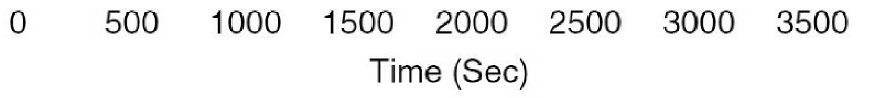
#> input picture data/11eroded.png, 1763 x 195 px, given in place of 2 (copy).png, which was not available (shown at 1/2 size)
$ python ocr.py ../data/11eroded.png   (Python 2 division)
#> lines starting #> are read from the running program, lines starting #| are printed output that depends on the picture; pictures that were not available may be replaced by others from this repository, and a replacement may not be noted
from pytesseract import image_to_string
import Image
import cv2
import numpy as np
import sys

# i = sys.argv[1]
fin = 'data/2 (copy).png'
fout = 'data/2 (copy)cc.png'
img = cv2.imread(fin, 0)
#> img is the input picture: shape (195, 1763); min 0, max 255, mean 241.3
img = cv2.resize(img,None,fx=4, fy=4, interpolation = cv2.INTER_CUBIC)
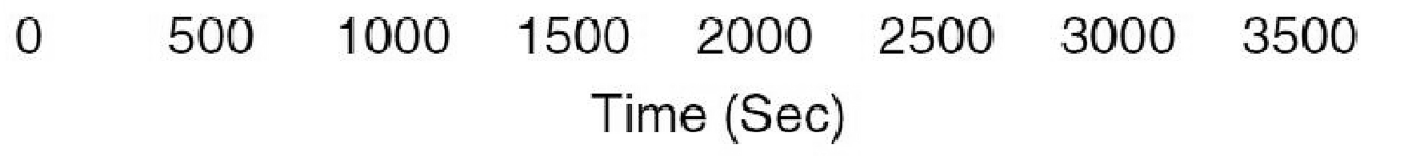
#> img: shape (780, 7052) (shown at 1/5 size); min 0, max 255, mean 241.3
kernel = np.ones((3,3),np.uint8)
# img = cv2.GaussianBlur(img, (5, 5), 0)
# img = cv2.resize(img,None,fx=0.25, fy=0.25, interpolation = cv2.INTER_CUBIC)
img = cv2.erode(img,kernel,iterations = 2)
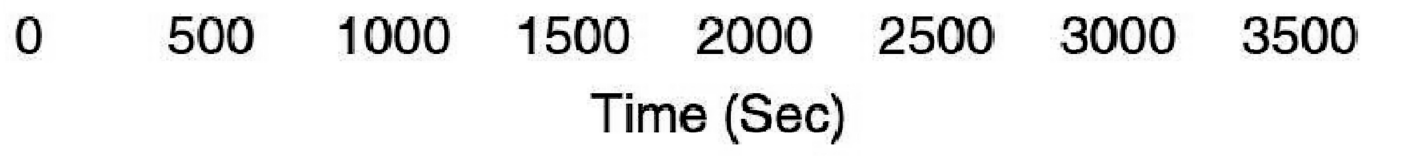
#> img: shape (780, 7052) (shown at 1/5 size); min 0, max 255, mean 236.3
# img = cv2.morphologyEx(img, cv2.MORPH_CLOSE, kernel)
cv2.imwrite(fout, img)
print image_to_string(Image.open(fout))
#> (this line was passed over: pytesseract is not available in this run)

$ run again, on data/1_low.png
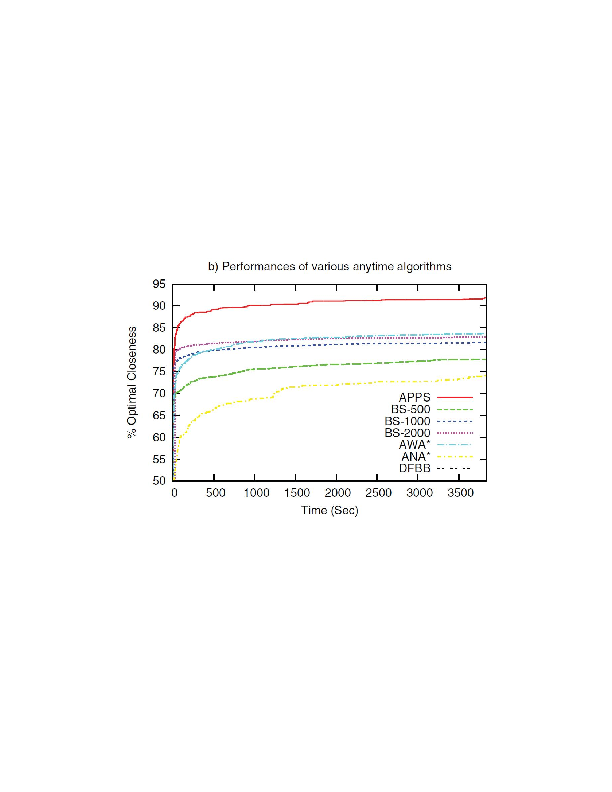
#> input picture data/1_low.png, 612 x 792 px, given in place of 2 (copy).png, which was not available
#> `img = cv2.erode(img,kernel,iterations = 2)`:
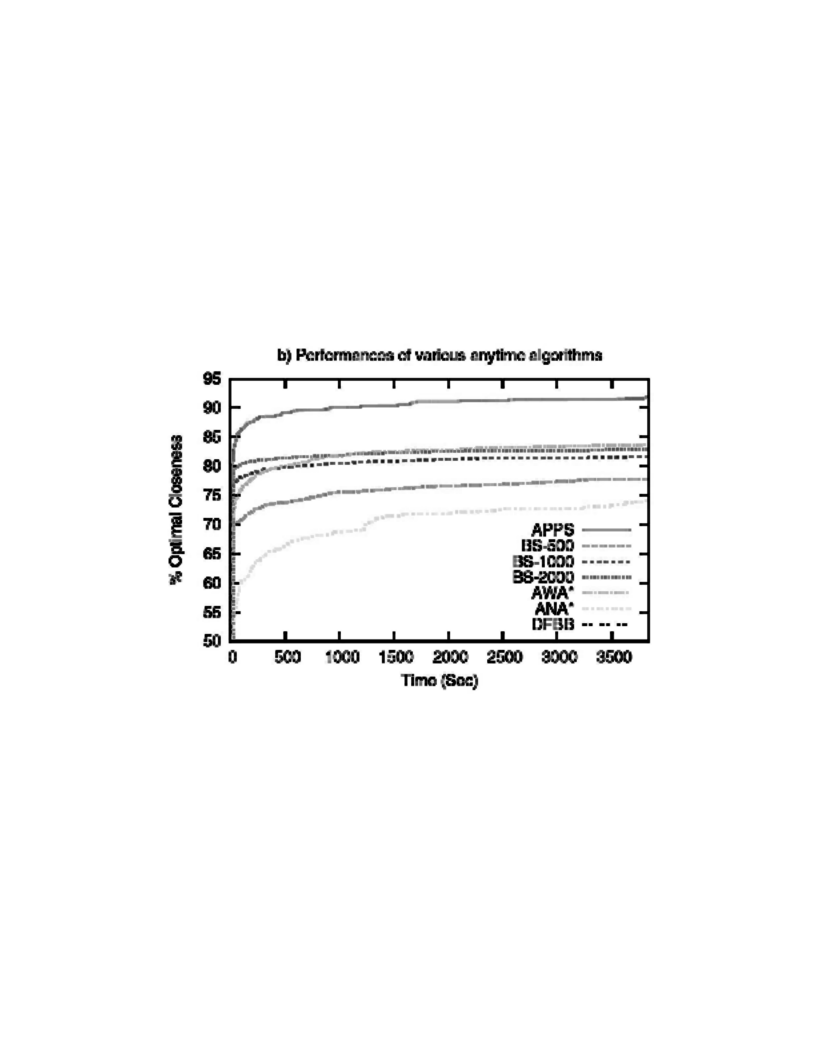
#> img: shape (3168, 2448) (shown at 1/3 size); min 0, max 255, mean 249.4
